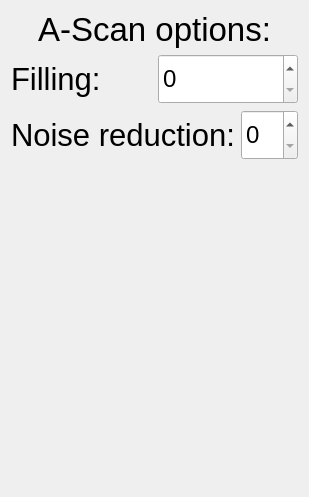
              <widget class="QWidget" name="aScanSettingsPage">
               <layout class="QVBoxLayout" name="verticalLayout_36">
                <item>
                 <widget class="QLabel" name="label_41">
                  <property name="maximumSize">
                   <size>
                    <width>16777215</width>
                    <height>50</height>
                   </size>
                  </property>
                  <property name="font">
                   <font>
                    <pointsize>25</pointsize>
                   </font>
                  </property>
                  <property name="autoFillBackground">
                   <bool>false</bool>
                  </property>
                  <property name="frameShape">
                   <enum>QFrame::NoFrame</enum>
                  </property>
                  <property name="text">
                   <string>A-Scan options:</string>
                  </property>
                  <property name="alignment">
                   <set>Qt::AlignCenter</set>
                  </property>
                 </widget>
                </item>
                <item>
                 <layout class="QHBoxLayout" name="horizontalLayout_18">
                  <item>
                   <widget class="QLabel" name="label_44">
                    <property name="maximumSize">
                     <size>
                      <width>16777215</width>
                      <height>50</height>
                     </size>
                    </property>
                    <property name="font">
                     <font>
                      <pointsize>23</pointsize>
                     </font>
                    </property>
                    <property name="autoFillBackground">
                     <bool>false</bool>
                    </property>
                    <property name="frameShape">
                     <enum>QFrame::NoFrame</enum>
                    </property>
                    <property name="text">
                     <string>Filling:</string>
                    </property>
                    <property name="alignment">
                     <set>Qt::AlignLeading|Qt::AlignLeft|Qt::AlignVCenter</set>
                    </property>
                   </widget>
                  </item>
                  <item>
                   <widget class="SpinBoxList" name="fillingAScanSpinBox">
                    <property name="sizePolicy">
                     <sizepolicy hsizetype="Minimum" vsizetype="Fixed">
                      <horstretch>0</horstretch>
                      <verstretch>0</verstretch>
                     </sizepolicy>
                    </property>
                    <property name="minimumSize">
                     <size>
                      <width>0</width>
                      <height>50</height>
                     </size>
                    </property>
                    <property name="maximumSize">
                     <size>
                      <width>230</width>
                      <height>16777215</height>
                     </size>
                    </property>
                    <property name="font">
                     <font>
                      <pointsize>18</pointsize>
                     </font>
                    </property>
                   </widget>
                  </item>
                 </layout>
                </item>
                <item>
                 <layout class="QHBoxLayout" name="horizontalLayout_37">
                  <item>
                   <widget class="QLabel" name="noiseReductionLabel">
                    <property name="maximumSize">
                     <size>
                      <width>16777215</width>
                      <height>50</height>
                     </size>
                    </property>
                    <property name="font">
                     <font>
                      <pointsize>23</pointsize>
                     </font>
                    </property>
                    <property name="autoFillBackground">
                     <bool>false</bool>
                    </property>
                    <property name="frameShape">
                     <enum>QFrame::NoFrame</enum>
                    </property>
                    <property name="text">
                     <string>Noise reduction:</string>
                    </property>
                    <property name="alignment">
                     <set>Qt::AlignLeading|Qt::AlignLeft|Qt::AlignVCenter</set>
                    </property>
                   </widget>
                  </item>
                  <item>
                   <widget class="SpinBoxList" name="noiseReductionSpinBox">
                    <property name="sizePolicy">
                     <sizepolicy hsizetype="Minimum" vsizetype="Fixed">
                      <horstretch>0</horstretch>
                      <verstretch>0</verstretch>
                     </sizepolicy>
                    </property>
                    <property name="minimumSize">
                     <size>
                      <width>0</width>
                      <height>50</height>
                     </size>
                    </property>
                    <property name="maximumSize">
                     <size>
                      <width>230</width>
                      <height>16777215</height>
                     </size>
                    </property>
                    <property name="font">
                     <font>
                      <pointsize>18</pointsize>
                     </font>
                    </property>
                   </widget>
                  </item>
                 </layout>
                </item>
                <item>
                 <spacer name="verticalSpacer_7">
                  <property name="orientation">
                   <enum>Qt::Vertical</enum>
                  </property>
                  <property name="sizeHint" stdset="0">
                   <size>
                    <width>20</width>
                    <height>326</height>
                   </size>
                  </property>
                 </spacer>
                </item>
               </layout>
              </widget>
